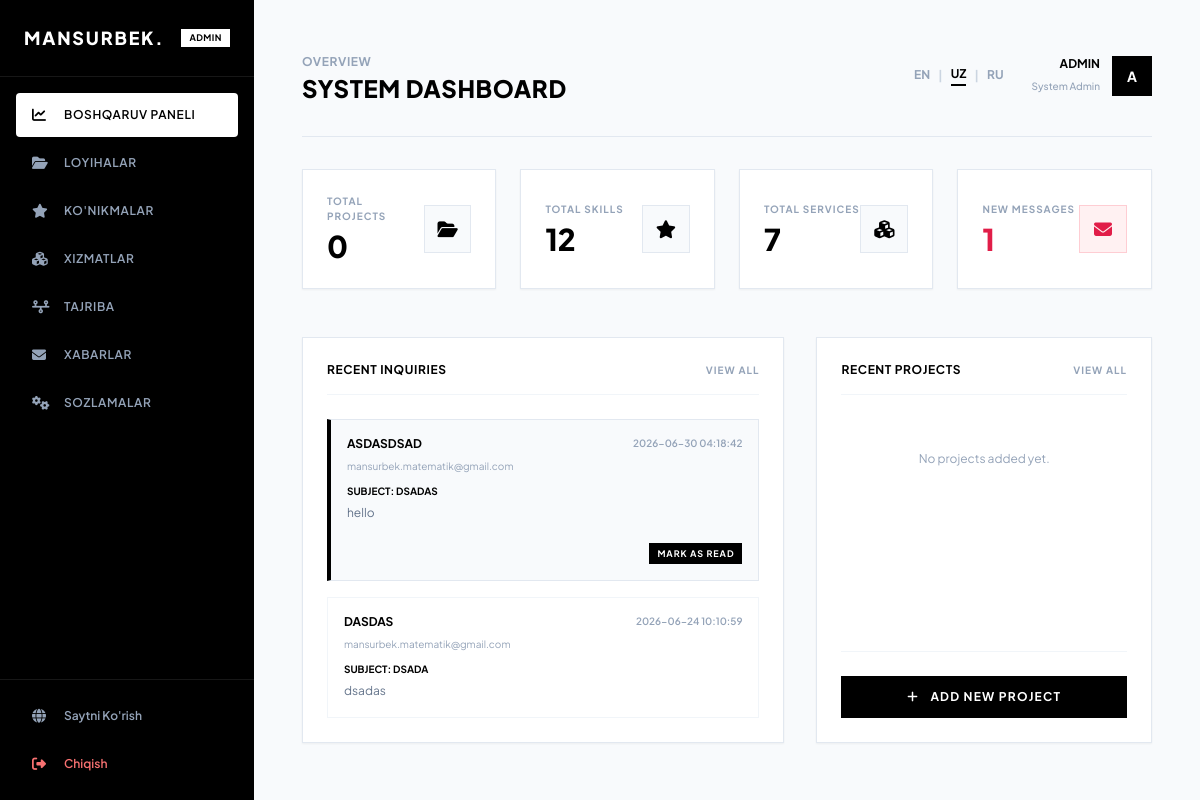
Screenshot of /admin/dashboard (signed in) with the database file from the repository.
### tables this page shows
CREATE TABLE admins (
                id INTEGER PRIMARY KEY AUTOINCREMENT,
                username TEXT UNIQUE NOT NULL,
                password TEXT NOT NULL
            );

CREATE TABLE messages (
                id INTEGER PRIMARY KEY AUTOINCREMENT,
                name TEXT NOT NULL,
                email TEXT NOT NULL,
                subject TEXT NOT NULL,
                message TEXT NOT NULL,
                is_read INTEGER DEFAULT 0,
                created_at TIMESTAMP DEFAULT CURRENT_TIMESTAMP
            );

### app.py (the view)
@app.route('/admin/dashboard')
@login_required
def admin_dashboard():
    project_count = db_query('SELECT count(*) FROM projects', one=True)[0]
    skill_count = db_query('SELECT count(*) FROM skills', one=True)[0]
    service_count = db_query('SELECT count(*) FROM services', one=True)[0]
    unread_messages = db_query('SELECT count(*) FROM messages WHERE is_read = 0', one=True)[0]
    recent_messages = db_query('SELECT * FROM messages ORDER BY id DESC LIMIT 5')
    recent_projects = db_query('SELECT * FROM projects ORDER BY id DESC LIMIT 3')
    return render_template('admin/dashboard.html',
                           project_count=project_count,
                           skill_count=skill_count,
                           service_count=service_count,
                           unread_messages=unread_messages,
                           recent_messages=recent_messages,
                           recent_projects=recent_projects)

### templates/admin/dashboard.html (shortened to what this page needs)
{% extends 'admin/base_admin.html' %}
{% block header_title %}System Dashboard{% endblock %}
{% block admin_content %}
<div class="grid grid-cols-1 sm:grid-cols-2 lg:grid-cols-4 gap-6 mb-12">
    <div class="bg-white border border-slate-200 p-6 shadow-sm flex items-center justify-between">
        <div>
            <span class="block text-[10px] font-bold text-slate-400 uppercase tracking-widest">Total Projects</span>
            <span class="text-3xl font-extrabold text-black mt-1 block">{{ project_count }}</span>
        </div>
        <div class="w-12 h-12 bg-slate-50 border border-slate-200 text-black flex items-center justify-center text-lg">
            <i class="fa-solid fa-folder-open"></i>
        </div>
    </div>
    <div class="bg-white border border-slate-200 p-6 shadow-sm flex items-center justify-between">
        <div>
            <span class="block text-[10px] font-bold text-slate-400 uppercase tracking-widest">Total Skills</span>
            <span class="text-3xl font-extrabold text-black mt-1 block">{{ skill_count }}</span>
        </div>
        <div class="w-12 h-12 bg-slate-50 border border-slate-200 text-black flex items-center justify-center text-lg">
            <i class="fa-solid fa-star"></i>
        </div>
    </div>
    <div class="bg-white border border-slate-200 p-6 shadow-sm flex items-center justify-between">
        <div>
            <span class="block text-[10px] font-bold text-slate-400 uppercase tracking-widest">Total Services</span>
            <span class="text-3xl font-extrabold text-black mt-1 block">{{ service_count }}</span>
        </div>
        <div class="w-12 h-12 bg-slate-50 border border-slate-200 text-black flex items-center justify-center text-lg">
            <i class="fa-solid fa-cubes"></i>
        </div>
    </div>
    <div class="bg-white border border-slate-200 p-6 shadow-sm flex items-center justify-between">
        <div>
            <span class="block text-[10px] font-bold text-slate-400 uppercase tracking-widest">New Messages</span>
            <span class="text-3xl font-extrabold {% if unread_messages > 0 %}text-rose-600{% else %}text-black{% endif %} mt-1 block">{{ unread_messages }}</span>
        </div>
        <div class="w-12 h-12 {% if unread_messages > 0 %}bg-rose-50 border-rose-200 text-rose-600{% else %}bg-slate-50 border-slate-200 text-black{% endif %} border flex items-center justify-center text-lg">
            <i class="fa-solid fa-envelope"></i>
        </div>
    </div>
</div>
<div class="grid grid-cols-1 lg:grid-cols-12 gap-8">
    <div class="lg:col-span-7 bg-white border border-slate-200 p-6 shadow-sm">
        <div class="flex justify-between items-center mb-6 border-b border-slate-100 pb-4">
            <h3 class="text-xs font-bold uppercase tracking-wider text-black">Recent Inquiries</h3>
            <a href="{{ url_for('admin_messages') }}" class="text-[10px] font-bold uppercase tracking-widest text-slate-400 hover:text-black transition-all">View All</a>
        </div>
        <div class="space-y-4">
            {% if recent_messages %}
                {% for msg in recent_messages %}
                <div class="p-4 border {% if msg.is_read == 0 %}border-l-4 border-l-black bg-slate-50 border-slate-200{% else %}border-slate-100 bg-white{% endif %} flex flex-col justify-between gap-2">
                    <div class="flex justify-between items-start gap-4">
                        <div>
                            <h4 class="text-xs font-bold text-black uppercase">{{ msg.name }}</h4>
                            <span class="text-[10px] text-slate-400">{{ msg.email }}</span>
                        </div>
                        <span class="text-[10px] font-semibold text-slate-400">{{ msg.created_at }}</span>
                    </div>
                    <div>
                        <span class="text-[10px] font-bold text-black uppercase block">Subject: {{ msg.subject }}</span>
                        <p class="text-slate-500 text-xs line-clamp-2 mt-1 leading-relaxed">{{ msg.message }}</p>
                    </div>
                    {% if msg.is_read == 0 %}
                    <div class="pt-2 flex justify-end">
                        <form action="{{ url_for('message_read', id=msg.id) }}" method="POST">
                            <button type="submit" class="text-[9px] font-bold uppercase tracking-widest bg-black text-white px-2 py-1 hover:bg-neutral-800 transition-all">
                                Mark as Read
                            </button>
                        </form>
                    </div>
                    {% endif %}
                </div>
                {% endfor %}
            {% else %}
                <p class="text-xs text-slate-400 py-8 text-center">No contact messages received yet.</p>
            {% endif %}
        </div>
    </div>
    <div class="lg:col-span-5 bg-white border border-slate-200 p-6 shadow-sm flex flex-col justify-between">
        <div>
            <div class="flex justify-between items-center mb-6 border-b border-slate-100 pb-4">
                <h3 class="text-xs font-bold uppercase tracking-wider text-black">Recent Projects</h3>
                <a href="{{ url_for('admin_projects') }}" class="text-[10px] font-bold uppercase tracking-widest text-slate-400 hover:text-black transition-all">View All</a>
            </div>
            <div class="space-y-4">
                {% if recent_projects %}
                    {% for proj in recent_projects %}
                    <div class="flex gap-4 items-center p-3 border border-slate-100">
                        <div class="w-16 h-12 bg-slate-100 border border-slate-200 overflow-hidden flex-shrink-0">
                            {% if proj.image_url %}
                            <img src="{{ url_for('static', filename=proj.image_url) }}" alt="" class="w-full h-full object-cover">
                            {% else %}
                            <div class="w-full h-full flex items-center justify-center text-slate-300"><i class="fa-solid fa-code text-sm"></i></div>
                            {% endif %}
                        </div>
                        <div class="min-w-0 flex-grow">
                            <span class="text-[8px] font-bold uppercase text-slate-400 block">{{ proj.category }}</span>
                            <h4 class="text-xs font-bold text-black uppercase truncate mt-0.5">{{ proj.title }}</h4>
                        </div>
                        <div>
                            <a href="{{ url_for('project_edit', id=proj.id) }}" class="text-xs text-slate-400 hover:text-black"><i class="fa-solid fa-pen-to-square"></i></a>
                        </div>
                    </div>
                    {% endfor %}
                {% else %}
                    <p class="text-xs text-slate-400 py-8 text-center">No projects added yet.</p>
                {% endif %}
            </div>
        </div>
        <div class="pt-6 border-t border-slate-100 mt-6">
            <a href="{{ url_for('project_add') }}" class="block text-center py-3 bg-black text-white text-xs font-bold uppercase tracking-widest border border-black hover:bg-white hover:text-black transition-all">
                <i class="fa-solid fa-plus mr-2"></i> Add New Project
            </a>
        </div>
    </div>
</div>
{% endblock %}

### templates/admin/base_admin.html (shortened to what this page needs)
<!DOCTYPE html>
<html lang="en">
<head>
    <script src="https://cdn.tailwindcss.com"></script>
    <link rel="stylesheet" href="https://cdnjs.cloudflare.com/ajax/libs/font-awesome/6.4.0/css/all.min.css">
    <link rel="stylesheet" href="{{ url_for('static', filename='css/main.css') }}">
</head>
<body class="bg-slate-50 text-slate-900 flex flex-col md:flex-row min-h-screen">
    <aside class="w-full md:w-64 bg-black text-white flex flex-col justify-between md:sticky md:top-0 md:h-screen z-40">
        <div>
            <div class="p-6 border-b border-neutral-900 flex justify-between items-center">
                <a href="{{ url_for('admin_dashboard') }}" class="text-lg font-extrabold tracking-widest text-white">
                    MANSURBEK.
                </a>
                <span class="text-[9px] font-bold uppercase tracking-wider bg-white text-black px-2 py-0.5">Admin</span>
            </div>
            <nav class="p-4 space-y-1">
                <a href="{{ url_for('admin_dashboard') }}" class="flex items-center gap-3 px-4 py-3 text-xs uppercase tracking-wider font-semibold text-slate-400 hover:text-white hover:bg-neutral-950 rounded transition-all {% if request.path == url_for('admin_dashboard') %}admin-nav-link-active{% endif %}">
                    <i class="fa-solid fa-chart-line text-sm w-5"></i> {{ t('dashboard') }}
                </a>
                <a href="{{ url_for('admin_projects') }}" class="flex items-center gap-3 px-4 py-3 text-xs uppercase tracking-wider font-semibold text-slate-400 hover:text-white hover:bg-neutral-950 rounded transition-all {% if 'projects' in request.path %}admin-nav-link-active{% endif %}">
                    <i class="fa-solid fa-folder-open text-sm w-5"></i> {{ t('projects') }}
                </a>
                <a href="{{ url_for('admin_skills') }}" class="flex items-center gap-3 px-4 py-3 text-xs uppercase tracking-wider font-semibold text-slate-400 hover:text-white hover:bg-neutral-950 rounded transition-all {% if 'skills' in request.path %}admin-nav-link-active{% endif %}">
                    <i class="fa-solid fa-star text-sm w-5"></i> {{ t('skills') }}
                </a>
                <a href="{{ url_for('admin_services') }}" class="flex items-center gap-3 px-4 py-3 text-xs uppercase tracking-wider font-semibold text-slate-400 hover:text-white hover:bg-neutral-950 rounded transition-all {% if 'services' in request.path %}admin-nav-link-active{% endif %}">
                    <i class="fa-solid fa-cubes text-sm w-5"></i> {{ t('services') }}
                </a>
                <a href="{{ url_for('admin_experience') }}" class="flex items-center gap-3 px-4 py-3 text-xs uppercase tracking-wider font-semibold text-slate-400 hover:text-white hover:bg-neutral-950 rounded transition-all {% if 'experience' in request.path %}admin-nav-link-active{% endif %}">
                    <i class="fa-solid fa-timeline text-sm w-5"></i> {{ t('experience') }}
                </a>
                <a href="{{ url_for('admin_messages') }}" class="flex items-center gap-3 px-4 py-3 text-xs uppercase tracking-wider font-semibold text-slate-400 hover:text-white hover:bg-neutral-950 rounded transition-all {% if 'messages' in request.path %}admin-nav-link-active{% endif %}">
                    <i class="fa-solid fa-envelope text-sm w-5"></i> {{ t('messages') }}
                </a>
                <a href="{{ url_for('admin_settings') }}" class="flex items-center gap-3 px-4 py-3 text-xs uppercase tracking-wider font-semibold text-slate-400 hover:text-white hover:bg-neutral-950 rounded transition-all {% if 'settings' in request.path %}admin-nav-link-active{% endif %}">
                    <i class="fa-solid fa-gears text-sm w-5"></i> {{ t('settings') }}
                </a>
            </nav>
        </div>
        <div class="p-4 border-t border-neutral-900 space-y-2">
            <a href="/" target="_blank" class="flex items-center gap-3 px-4 py-2.5 text-xs font-semibold text-slate-400 hover:text-white transition-all">
                <i class="fa-solid fa-globe text-sm w-5"></i> {{ t('view_site') }}
            </a>
            <a href="{{ url_for('logout') }}" class="flex items-center gap-3 px-4 py-2.5 text-xs font-semibold text-red-400 hover:text-red-300 transition-all">
                <i class="fa-solid fa-right-from-bracket text-sm w-5"></i> {{ t('sign_out') }}
            </a>
        </div>
    </aside>
    <main class="flex-grow p-6 md:p-10 lg:p-12 overflow-x-hidden">
        <header class="flex justify-between items-center pb-8 border-b border-slate-200 mb-8">
            <div>
                <span class="text-slate-400 text-xs font-bold uppercase tracking-wider">Overview</span>
                <h1 class="text-2xl font-extrabold text-black uppercase tracking-wide">{% block header_title %}Dashboard{% endblock %}</h1>
            </div>
            <div class="flex items-center gap-3">
                <div class="flex items-center gap-2 mr-4 text-xs font-bold uppercase">
                    <a href="?lang=en" class="{% if current_lang == 'en' %}text-black border-b-2 border-black{% else %}text-slate-400 hover:text-black{% endif %} pb-0.5">EN</a>
                    <span class="text-slate-300">|</span>
                    <a href="?lang=uz" class="{% if current_lang == 'uz' %}text-black border-b-2 border-black{% else %}text-slate-400 hover:text-black{% endif %} pb-0.5">UZ</a>
                    <span class="text-slate-300">|</span>
                    <a href="?lang=ru" class="{% if current_lang == 'ru' %}text-black border-b-2 border-black{% else %}text-slate-400 hover:text-black{% endif %} pb-0.5">RU</a>
                </div>
                <div class="text-right">
                    <span class="block text-xs font-bold text-black uppercase">{{ current_user.username }}</span>
                    <span class="text-[10px] text-slate-400 font-medium">System Admin</span>
                </div>
                <div class="w-10 h-10 bg-black text-white flex items-center justify-center text-sm font-bold rounded-none">
                    A
                </div>
            </div>
        </header>
        {% block admin_content %}{% endblock %}
    </main>
</body>
</html>

### rows the page displays
admins: username "ADMIN"
messages: name "ASDASDSAD", email "mansurbek.matematik@gmail.com", created_at "2026-06-30 04:18:42", subject "DSADAS", message "hello"
messages: name "DASDAS", email "mansurbek.matematik@gmail.com", created_at "2026-06-24 10:10:59", subject "DSADA", message "dsadas"

### other values shown
{{ t('dashboard') }} "BOSHQARUV PANELI"
{{ t('projects') }} "LOYIHALAR"
{{ t('skills') }} "KO'NIKMALAR"
{{ t('services') }} "XIZMATLAR"
{{ t('experience') }} "TAJRIBA"
{{ t('messages') }} "XABARLAR"
{{ t('settings') }} "SOZLAMALAR"
{{ t('view_site') }} "Saytni Ko'rish"
{{ t('sign_out') }} "Chiqish"
{{ project_count }} "0"
{{ skill_count }} "12"
{{ service_count }} "7"
{{ unread_messages }} "1"
